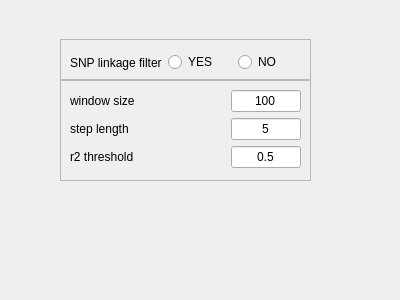
<?xml version="1.0" encoding="UTF-8"?>
<ui version="4.0">
 <class>QualityCtrlWidget</class>
 <widget class="QWidget" name="QualityCtrlWidget">
  <property name="geometry">
   <rect>
    <x>0</x>
    <y>0</y>
    <width>400</width>
    <height>300</height>
   </rect>
  </property>
  <property name="windowTitle">
   <string>Form</string>
  </property>
  <widget class="QFrame" name="frame">
   <property name="geometry">
    <rect>
     <x>60</x>
     <y>39</y>
     <width>251</width>
     <height>41</height>
    </rect>
   </property>
   <property name="frameShape">
    <enum>QFrame::StyledPanel</enum>
   </property>
   <property name="frameShadow">
    <enum>QFrame::Raised</enum>
   </property>
  </widget>
  <widget class="QFrame" name="frame_2">
   <property name="geometry">
    <rect>
     <x>60</x>
     <y>80</y>
     <width>251</width>
     <height>101</height>
    </rect>
   </property>
   <property name="frameShape">
    <enum>QFrame::StyledPanel</enum>
   </property>
   <property name="frameShadow">
    <enum>QFrame::Raised</enum>
   </property>
   <widget class="QWidget" name="">
    <property name="geometry">
     <rect>
      <x>10</x>
      <y>10</y>
      <width>231</width>
      <height>81</height>
     </rect>
    </property>
    <layout class="QGridLayout" name="gridLayout">
     <item row="0" column="1">
      <widget class="QLineEdit" name="lineEdit">
       <property name="maximumSize">
        <size>
         <width>70</width>
         <height>16777215</height>
        </size>
       </property>
       <property name="text">
        <string>100</string>
       </property>
       <property name="alignment">
        <set>Qt::AlignCenter</set>
       </property>
      </widget>
     </item>
     <item row="2" column="0">
      <widget class="QLabel" name="label_4">
       <property name="text">
        <string>r2 threshold</string>
       </property>
      </widget>
     </item>
     <item row="2" column="1">
      <widget class="QLineEdit" name="lineEdit_3">
       <property name="maximumSize">
        <size>
         <width>70</width>
         <height>16777215</height>
        </size>
       </property>
       <property name="text">
        <string>0.5</string>
       </property>
       <property name="alignment">
        <set>Qt::AlignCenter</set>
       </property>
      </widget>
     </item>
     <item row="1" column="1">
      <widget class="QLineEdit" name="lineEdit_2">
       <property name="maximumSize">
        <size>
         <width>70</width>
         <height>16777215</height>
        </size>
       </property>
       <property name="text">
        <string>5</string>
       </property>
       <property name="alignment">
        <set>Qt::AlignCenter</set>
       </property>
      </widget>
     </item>
     <item row="0" column="0">
      <widget class="QLabel" name="label_2">
       <property name="text">
        <string>window size</string>
       </property>
      </widget>
     </item>
     <item row="1" column="0">
      <widget class="QLabel" name="label_3">
       <property name="text">
        <string>step length</string>
       </property>
      </widget>
     </item>
    </layout>
   </widget>
  </widget>
  <widget class="QWidget" name="">
   <property name="geometry">
    <rect>
     <x>70</x>
     <y>50</y>
     <width>231</width>
     <height>25</height>
    </rect>
   </property>
   <layout class="QHBoxLayout" name="horizontalLayout">
    <item>
     <widget class="QLabel" name="label">
      <property name="text">
       <string>SNP linkage filter</string>
      </property>
     </widget>
    </item>
    <item>
     <widget class="QRadioButton" name="radioButton">
      <property name="maximumSize">
       <size>
        <width>70</width>
        <height>16777215</height>
       </size>
      </property>
      <property name="text">
       <string>YES</string>
      </property>
     </widget>
    </item>
    <item>
     <widget class="QRadioButton" name="radioButton_2">
      <property name="maximumSize">
       <size>
        <width>70</width>
        <height>16777215</height>
       </size>
      </property>
      <property name="text">
       <string>NO</string>
      </property>
     </widget>
    </item>
   </layout>
  </widget>
  <zorder>frame_2</zorder>
  <zorder>frame</zorder>
  <zorder>label</zorder>
  <zorder>radioButton</zorder>
  <zorder>radioButton_2</zorder>
  <zorder>label_2</zorder>
  <zorder>label_3</zorder>
  <zorder>label_4</zorder>
  <zorder>lineEdit</zorder>
  <zorder>lineEdit_2</zorder>
  <zorder>lineEdit_3</zorder>
 </widget>
 <resources/>
 <connections/>
</ui>
